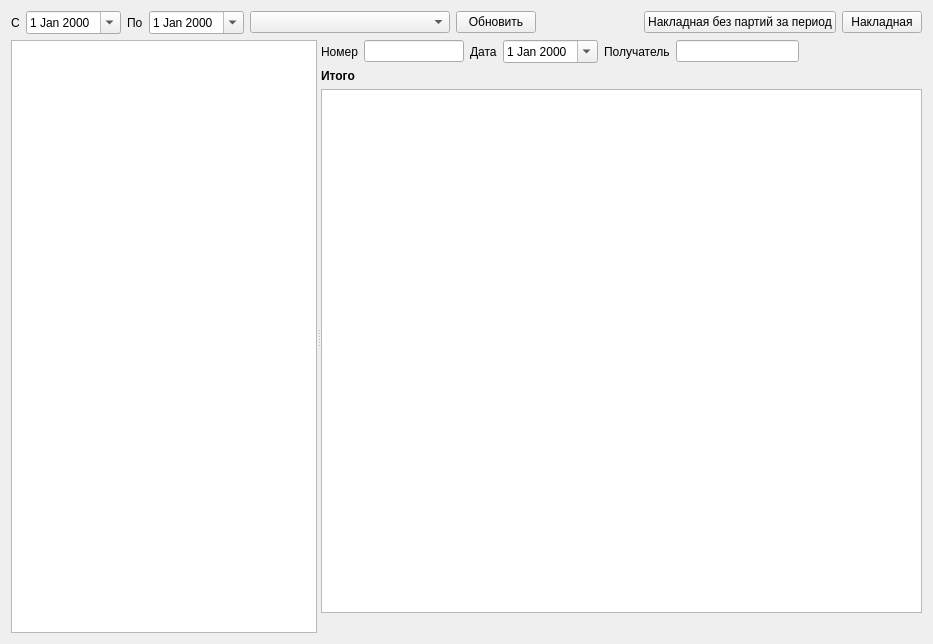
<?xml version="1.0" encoding="UTF-8"?>
<ui version="4.0">
 <class>FormSelf</class>
 <widget class="QWidget" name="FormSelf">
  <property name="geometry">
   <rect>
    <x>0</x>
    <y>0</y>
    <width>933</width>
    <height>644</height>
   </rect>
  </property>
  <property name="windowTitle">
   <string>Form</string>
  </property>
  <layout class="QVBoxLayout" name="verticalLayout_2">
   <item>
    <layout class="QHBoxLayout" name="horizontalLayout">
     <item>
      <widget class="QLabel" name="label">
       <property name="text">
        <string>С</string>
       </property>
      </widget>
     </item>
     <item>
      <widget class="QDateEdit" name="dateEditBeg">
       <property name="calendarPopup">
        <bool>true</bool>
       </property>
      </widget>
     </item>
     <item>
      <widget class="QLabel" name="label_2">
       <property name="text">
        <string>По</string>
       </property>
      </widget>
     </item>
     <item>
      <widget class="QDateEdit" name="dateEditEnd">
       <property name="calendarPopup">
        <bool>true</bool>
       </property>
      </widget>
     </item>
     <item>
      <widget class="RestComboBox" name="comboBoxType">
       <property name="minimumSize">
        <size>
         <width>200</width>
         <height>0</height>
        </size>
       </property>
      </widget>
     </item>
     <item>
      <widget class="QPushButton" name="pushButtonUpd">
       <property name="text">
        <string>Обновить</string>
       </property>
      </widget>
     </item>
     <item>
      <spacer name="horizontalSpacer">
       <property name="orientation">
        <enum>Qt::Orientation::Horizontal</enum>
       </property>
       <property name="sizeHint" stdset="0">
        <size>
         <width>40</width>
         <height>20</height>
        </size>
       </property>
      </spacer>
     </item>
     <item>
      <widget class="QPushButton" name="pushButtonNaklPer">
       <property name="text">
        <string>Накладная без партий за период</string>
       </property>
      </widget>
     </item>
     <item>
      <widget class="QPushButton" name="pushButtonNakl">
       <property name="text">
        <string>Накладная</string>
       </property>
      </widget>
     </item>
    </layout>
   </item>
   <item>
    <widget class="QSplitter" name="splitter">
     <property name="sizePolicy">
      <sizepolicy hsizetype="Expanding" vsizetype="Expanding">
       <horstretch>0</horstretch>
       <verstretch>0</verstretch>
      </sizepolicy>
     </property>
     <property name="orientation">
      <enum>Qt::Orientation::Horizontal</enum>
     </property>
     <widget class="RestTableView" name="tableViewNakl"/>
     <widget class="QWidget" name="layoutWidget">
      <layout class="QVBoxLayout" name="verticalLayout">
       <item>
        <layout class="QHBoxLayout" name="horizontalLayout_3">
         <item>
          <widget class="QLabel" name="label_3">
           <property name="text">
            <string>Номер</string>
           </property>
          </widget>
         </item>
         <item>
          <widget class="QLineEdit" name="lineEditNum">
           <property name="maximumSize">
            <size>
             <width>100</width>
             <height>16777215</height>
            </size>
           </property>
          </widget>
         </item>
         <item>
          <widget class="QLabel" name="label_4">
           <property name="text">
            <string>Дата</string>
           </property>
          </widget>
         </item>
         <item>
          <widget class="RestDateEdit" name="dateEditNakl">
           <property name="calendarPopup">
            <bool>true</bool>
           </property>
          </widget>
         </item>
         <item>
          <widget class="QLabel" name="label_5">
           <property name="text">
            <string>Получатель</string>
           </property>
          </widget>
         </item>
         <item>
          <widget class="QLineEdit" name="lineEditPol"/>
         </item>
         <item>
          <spacer name="horizontalSpacer_3">
           <property name="orientation">
            <enum>Qt::Orientation::Horizontal</enum>
           </property>
           <property name="sizeHint" stdset="0">
            <size>
             <width>40</width>
             <height>20</height>
            </size>
           </property>
          </spacer>
         </item>
        </layout>
       </item>
       <item>
        <widget class="QLabel" name="labelItogo">
         <property name="font">
          <font>
           <bold>true</bold>
          </font>
         </property>
         <property name="text">
          <string>Итого</string>
         </property>
        </widget>
       </item>
       <item>
        <widget class="RestTableView" name="tableViewData"/>
       </item>
       <item>
        <layout class="QHBoxLayout" name="horizontalLayoutMap">
         <item>
          <spacer name="horizontalSpacer_2">
           <property name="orientation">
            <enum>Qt::Orientation::Horizontal</enum>
           </property>
           <property name="sizeHint" stdset="0">
            <size>
             <width>40</width>
             <height>20</height>
            </size>
           </property>
          </spacer>
         </item>
        </layout>
       </item>
      </layout>
     </widget>
    </widget>
   </item>
  </layout>
 </widget>
 <customwidgets>
  <customwidget>
   <class>RestTableView</class>
   <extends>QTableView</extends>
   <header>rest/resttableview.h</header>
  </customwidget>
  <customwidget>
   <class>RestComboBox</class>
   <extends>QComboBox</extends>
   <header>rest/restcombobox.h</header>
  </customwidget>
  <customwidget>
   <class>RestDateEdit</class>
   <extends>QDateEdit</extends>
   <header>rest/restdateedit.h</header>
  </customwidget>
 </customwidgets>
 <resources/>
 <connections/>
</ui>
